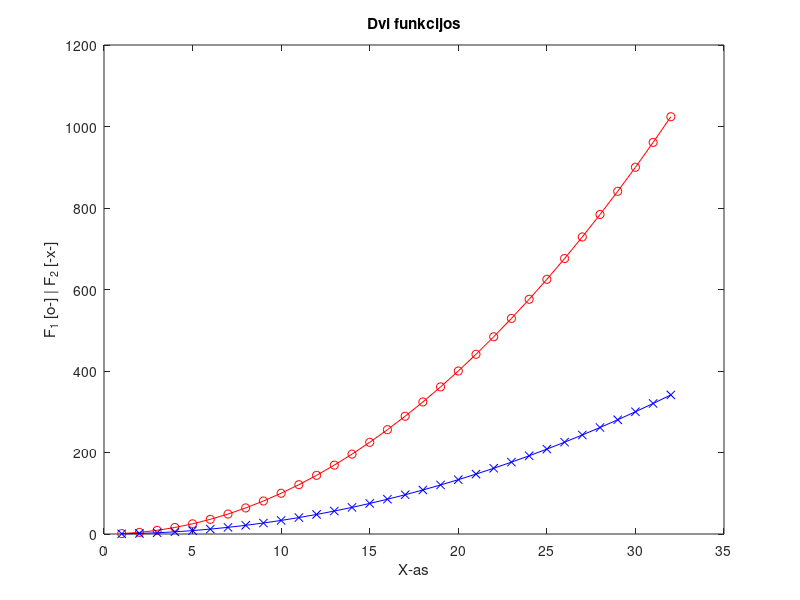

Source code (MATLAB):
% Name: Adon
% Surname: Shaiju
% Group: EDIfu25/1
% Date: 11.09.2026

%% Mandatory Task
x = 1:32;
y = x.^2;

figure;
plot(x, y, 'o-r', x, y/3, 'x-b')
title('Dvi funkcijos')
xlabel('X-as')
ylabel('F_1 [o-] | F_2 [-x-]')

%% Complementary Task
% 1. Variable N (using last digit of student ID: 6 from 20252466)
N = 6; 

% 2. Vector from N+1 to N+4 with step 0.5
v = (N+1):0.5:(N+4);

% 3. 3x3 Matrix A starting from N, row by row
A = reshape(N : N+8, 3, 3)';

% 4. Elements highlighted in green:
var_a = A(3, 2);           % a) Bottom-center element
var_b = A(2:3, 1:2);       % b) Bottom-left 2x2 submatrix
var_c = A([1, 3], [1, 3]); % c) Four corner elements

% 5. Concatenate Matrix A with vector v
v_col = v(1:3)'; 
A_concatenated = [A, v_col];
